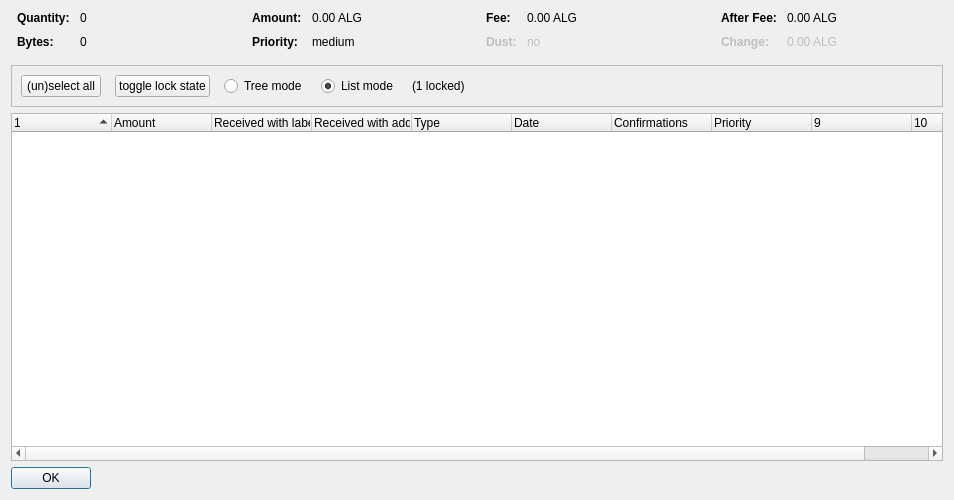
<?xml version="1.0" encoding="UTF-8"?>
<ui version="4.0">
 <class>CoinControlDialog</class>
 <widget class="QDialog" name="CoinControlDialog">
  <property name="geometry">
   <rect>
    <x>0</x>
    <y>0</y>
    <width>954</width>
    <height>500</height>
   </rect>
  </property>
  <property name="windowTitle">
   <string>Coin Selection</string>
  </property>
  <layout class="QVBoxLayout" name="verticalLayout">
   <item>
    <layout class="QHBoxLayout" name="horizontalLayoutTop" stretch="0,0,0,0">
     <property name="topMargin">
      <number>0</number>
     </property>
     <property name="bottomMargin">
      <number>10</number>
     </property>
     <item>
      <layout class="QFormLayout" name="formLayoutCoinControl1">
       <property name="horizontalSpacing">
        <number>10</number>
       </property>
       <property name="verticalSpacing">
        <number>10</number>
       </property>
       <property name="leftMargin">
        <number>6</number>
       </property>
       <property name="rightMargin">
        <number>6</number>
       </property>
       <item row="0" column="0">
        <widget class="QLabel" name="labelCoinControlQuantityText">
         <property name="font">
          <font>
           <weight>75</weight>
           <bold>true</bold>
          </font>
         </property>
         <property name="text">
          <string>Quantity:</string>
         </property>
        </widget>
       </item>
       <item row="0" column="1">
        <widget class="QLabel" name="labelCoinControlQuantity">
         <property name="cursor">
          <cursorShape>IBeamCursor</cursorShape>
         </property>
         <property name="contextMenuPolicy">
          <enum>Qt::ActionsContextMenu</enum>
         </property>
         <property name="text">
          <string notr="true">0</string>
         </property>
         <property name="textInteractionFlags">
          <set>Qt::LinksAccessibleByMouse|Qt::TextSelectableByKeyboard|Qt::TextSelectableByMouse</set>
         </property>
        </widget>
       </item>
       <item row="1" column="0">
        <widget class="QLabel" name="labelCoinControlBytesText">
         <property name="font">
          <font>
           <weight>75</weight>
           <bold>true</bold>
          </font>
         </property>
         <property name="text">
          <string>Bytes:</string>
         </property>
        </widget>
       </item>
       <item row="1" column="1">
        <widget class="QLabel" name="labelCoinControlBytes">
         <property name="cursor">
          <cursorShape>IBeamCursor</cursorShape>
         </property>
         <property name="contextMenuPolicy">
          <enum>Qt::ActionsContextMenu</enum>
         </property>
         <property name="text">
          <string notr="true">0</string>
         </property>
         <property name="textInteractionFlags">
          <set>Qt::LinksAccessibleByMouse|Qt::TextSelectableByKeyboard|Qt::TextSelectableByMouse</set>
         </property>
        </widget>
       </item>
      </layout>
     </item>
     <item>
      <layout class="QFormLayout" name="formLayoutCoinControl2">
       <property name="horizontalSpacing">
        <number>10</number>
       </property>
       <property name="verticalSpacing">
        <number>10</number>
       </property>
       <property name="leftMargin">
        <number>6</number>
       </property>
       <property name="rightMargin">
        <number>6</number>
       </property>
       <item row="0" column="0">
        <widget class="QLabel" name="labelCoinControlAmountText">
         <property name="font">
          <font>
           <weight>75</weight>
           <bold>true</bold>
          </font>
         </property>
         <property name="text">
          <string>Amount:</string>
         </property>
        </widget>
       </item>
       <item row="0" column="1">
        <widget class="QLabel" name="labelCoinControlAmount">
         <property name="cursor">
          <cursorShape>IBeamCursor</cursorShape>
         </property>
         <property name="contextMenuPolicy">
          <enum>Qt::ActionsContextMenu</enum>
         </property>
         <property name="text">
          <string notr="true">0.00 ALG</string>
         </property>
         <property name="textInteractionFlags">
          <set>Qt::LinksAccessibleByMouse|Qt::TextSelectableByKeyboard|Qt::TextSelectableByMouse</set>
         </property>
        </widget>
       </item>
       <item row="1" column="0">
        <widget class="QLabel" name="labelCoinControlPriorityText">
         <property name="font">
          <font>
           <weight>75</weight>
           <bold>true</bold>
          </font>
         </property>
         <property name="text">
          <string>Priority:</string>
         </property>
        </widget>
       </item>
       <item row="1" column="1">
        <widget class="QLabel" name="labelCoinControlPriority">
         <property name="cursor">
          <cursorShape>IBeamCursor</cursorShape>
         </property>
         <property name="contextMenuPolicy">
          <enum>Qt::ActionsContextMenu</enum>
         </property>
         <property name="text">
          <string>medium</string>
         </property>
         <property name="textInteractionFlags">
          <set>Qt::LinksAccessibleByMouse|Qt::TextSelectableByKeyboard|Qt::TextSelectableByMouse</set>
         </property>
        </widget>
       </item>
      </layout>
     </item>
     <item>
      <layout class="QFormLayout" name="formLayoutCoinControl3">
       <property name="horizontalSpacing">
        <number>10</number>
       </property>
       <property name="verticalSpacing">
        <number>10</number>
       </property>
       <property name="leftMargin">
        <number>6</number>
       </property>
       <property name="rightMargin">
        <number>6</number>
       </property>
       <item row="0" column="0">
        <widget class="QLabel" name="labelCoinControlFeeText">
         <property name="font">
          <font>
           <weight>75</weight>
           <bold>true</bold>
          </font>
         </property>
         <property name="text">
          <string>Fee:</string>
         </property>
        </widget>
       </item>
       <item row="0" column="1">
        <widget class="QLabel" name="labelCoinControlFee">
         <property name="cursor">
          <cursorShape>IBeamCursor</cursorShape>
         </property>
         <property name="contextMenuPolicy">
          <enum>Qt::ActionsContextMenu</enum>
         </property>
         <property name="text">
          <string notr="true">0.00 ALG</string>
         </property>
         <property name="textInteractionFlags">
          <set>Qt::LinksAccessibleByMouse|Qt::TextSelectableByKeyboard|Qt::TextSelectableByMouse</set>
         </property>
        </widget>
       </item>
       <item row="1" column="0">
        <widget class="QLabel" name="labelCoinControlLowOutputText">
         <property name="enabled">
          <bool>false</bool>
         </property>
         <property name="font">
          <font>
           <weight>75</weight>
           <bold>true</bold>
          </font>
         </property>
         <property name="text">
          <string>Dust:</string>
         </property>
        </widget>
       </item>
       <item row="1" column="1">
        <widget class="QLabel" name="labelCoinControlLowOutput">
         <property name="enabled">
          <bool>false</bool>
         </property>
         <property name="cursor">
          <cursorShape>IBeamCursor</cursorShape>
         </property>
         <property name="contextMenuPolicy">
          <enum>Qt::ActionsContextMenu</enum>
         </property>
         <property name="text">
          <string>no</string>
         </property>
         <property name="textInteractionFlags">
          <set>Qt::LinksAccessibleByMouse|Qt::TextSelectableByKeyboard|Qt::TextSelectableByMouse</set>
         </property>
        </widget>
       </item>
      </layout>
     </item>
     <item>
      <layout class="QFormLayout" name="formLayoutCoinControl4">
       <property name="horizontalSpacing">
        <number>10</number>
       </property>
       <property name="verticalSpacing">
        <number>10</number>
       </property>
       <property name="leftMargin">
        <number>6</number>
       </property>
       <property name="rightMargin">
        <number>6</number>
       </property>
       <item row="0" column="0">
        <widget class="QLabel" name="labelCoinControlAfterFeeText">
         <property name="font">
          <font>
           <weight>75</weight>
           <bold>true</bold>
          </font>
         </property>
         <property name="text">
          <string>After Fee:</string>
         </property>
        </widget>
       </item>
       <item row="0" column="1">
        <widget class="QLabel" name="labelCoinControlAfterFee">
         <property name="cursor">
          <cursorShape>IBeamCursor</cursorShape>
         </property>
         <property name="contextMenuPolicy">
          <enum>Qt::ActionsContextMenu</enum>
         </property>
         <property name="text">
          <string notr="true">0.00 ALG</string>
         </property>
         <property name="textInteractionFlags">
          <set>Qt::LinksAccessibleByMouse|Qt::TextSelectableByKeyboard|Qt::TextSelectableByMouse</set>
         </property>
        </widget>
       </item>
       <item row="1" column="0">
        <widget class="QLabel" name="labelCoinControlChangeText">
         <property name="enabled">
          <bool>false</bool>
         </property>
         <property name="font">
          <font>
           <weight>75</weight>
           <bold>true</bold>
          </font>
         </property>
         <property name="text">
          <string>Change:</string>
         </property>
        </widget>
       </item>
       <item row="1" column="1">
        <widget class="QLabel" name="labelCoinControlChange">
         <property name="enabled">
          <bool>false</bool>
         </property>
         <property name="cursor">
          <cursorShape>IBeamCursor</cursorShape>
         </property>
         <property name="contextMenuPolicy">
          <enum>Qt::ActionsContextMenu</enum>
         </property>
         <property name="text">
          <string notr="true">0.00 ALG</string>
         </property>
         <property name="textInteractionFlags">
          <set>Qt::LinksAccessibleByMouse|Qt::TextSelectableByKeyboard|Qt::TextSelectableByMouse</set>
         </property>
        </widget>
       </item>
      </layout>
     </item>
    </layout>
   </item>
   <item>
    <widget class="QFrame" name="frame">
     <property name="minimumSize">
      <size>
       <width>0</width>
       <height>40</height>
      </size>
     </property>
     <property name="frameShape">
      <enum>QFrame::StyledPanel</enum>
     </property>
     <property name="frameShadow">
      <enum>QFrame::Sunken</enum>
     </property>
     <layout class="QHBoxLayout" name="horizontalLayout">
      <item>
       <layout class="QHBoxLayout" name="horizontalLayoutPanel" stretch="0,0,0,0,0,0">
        <property name="spacing">
         <number>14</number>
        </property>
        <item>
         <widget class="QPushButton" name="pushButtonSelectAll">
          <property name="sizePolicy">
           <sizepolicy hsizetype="Maximum" vsizetype="Fixed">
            <horstretch>0</horstretch>
            <verstretch>0</verstretch>
           </sizepolicy>
          </property>
          <property name="text">
           <string>(un)select all</string>
          </property>
          <property name="autoDefault">
           <bool>false</bool>
          </property>
         </widget>
        </item>
        <item>
         <widget class="QPushButton" name="pushButtonToggleLock">
          <property name="sizePolicy">
           <sizepolicy hsizetype="Maximum" vsizetype="Fixed">
            <horstretch>0</horstretch>
            <verstretch>0</verstretch>
           </sizepolicy>
          </property>
          <property name="text">
           <string>toggle lock state</string>
          </property>
          <property name="autoDefault">
           <bool>false</bool>
          </property>
         </widget>
        </item>
        <item>
         <widget class="QRadioButton" name="radioTreeMode">
          <property name="sizePolicy">
           <sizepolicy hsizetype="Maximum" vsizetype="Fixed">
            <horstretch>0</horstretch>
            <verstretch>0</verstretch>
           </sizepolicy>
          </property>
          <property name="text">
           <string>Tree mode</string>
          </property>
         </widget>
        </item>
        <item>
         <widget class="QRadioButton" name="radioListMode">
          <property name="sizePolicy">
           <sizepolicy hsizetype="Maximum" vsizetype="Fixed">
            <horstretch>0</horstretch>
            <verstretch>0</verstretch>
           </sizepolicy>
          </property>
          <property name="text">
           <string>List mode</string>
          </property>
          <property name="checked">
           <bool>true</bool>
          </property>
         </widget>
        </item>
        <item>
         <widget class="QLabel" name="labelLocked">
          <property name="text">
           <string>(1 locked)</string>
          </property>
         </widget>
        </item>
        <item>
         <spacer name="horizontalSpacer">
          <property name="orientation">
           <enum>Qt::Horizontal</enum>
          </property>
          <property name="sizeHint" stdset="0">
           <size>
            <width>40</width>
            <height>20</height>
           </size>
          </property>
         </spacer>
        </item>
       </layout>
      </item>
     </layout>
    </widget>
   </item>
   <item>
    <widget class="CoinControlTreeWidget" name="treeWidget">
     <property name="contextMenuPolicy">
      <enum>Qt::CustomContextMenu</enum>
     </property>
     <property name="sortingEnabled">
      <bool>false</bool>
     </property>
     <property name="columnCount">
      <number>10</number>
     </property>
     <attribute name="headerShowSortIndicator" stdset="0">
      <bool>true</bool>
     </attribute>
     <attribute name="headerStretchLastSection">
      <bool>false</bool>
     </attribute>
     <column>
      <property name="text">
       <string/>
      </property>
     </column>
     <column>
      <property name="text">
       <string>Amount</string>
      </property>
     </column>
     <column>
      <property name="text">
       <string>Received with label</string>
      </property>
     </column>
     <column>
      <property name="text">
       <string>Received with address</string>
      </property>
     </column>
     <column>
      <property name="text">
       <string>Type</string>
      </property>
     </column>
     <column>
      <property name="text">
       <string>Date</string>
      </property>
     </column>
     <column>
      <property name="text">
       <string>Confirmations</string>
      </property>
      <property name="toolTip">
       <string>Confirmed</string>
      </property>
     </column>
     <column>
      <property name="text">
       <string>Priority</string>
      </property>
     </column>
     <column>
      <property name="text">
       <string/>
      </property>
     </column>
     <column>
      <property name="text">
       <string/>
      </property>
     </column>
    </widget>
   </item>
   <item>
    <widget class="QDialogButtonBox" name="buttonBox">
     <property name="sizePolicy">
      <sizepolicy hsizetype="Maximum" vsizetype="Fixed">
       <horstretch>0</horstretch>
       <verstretch>0</verstretch>
      </sizepolicy>
     </property>
     <property name="orientation">
      <enum>Qt::Horizontal</enum>
     </property>
     <property name="standardButtons">
      <set>QDialogButtonBox::Ok</set>
     </property>
    </widget>
   </item>
  </layout>
 </widget>
 <customwidgets>
  <customwidget>
   <class>CoinControlTreeWidget</class>
   <extends>QTreeWidget</extends>
   <header>coincontroltreewidget.h</header>
  </customwidget>
 </customwidgets>
 <resources/>
 <connections/>
</ui>
